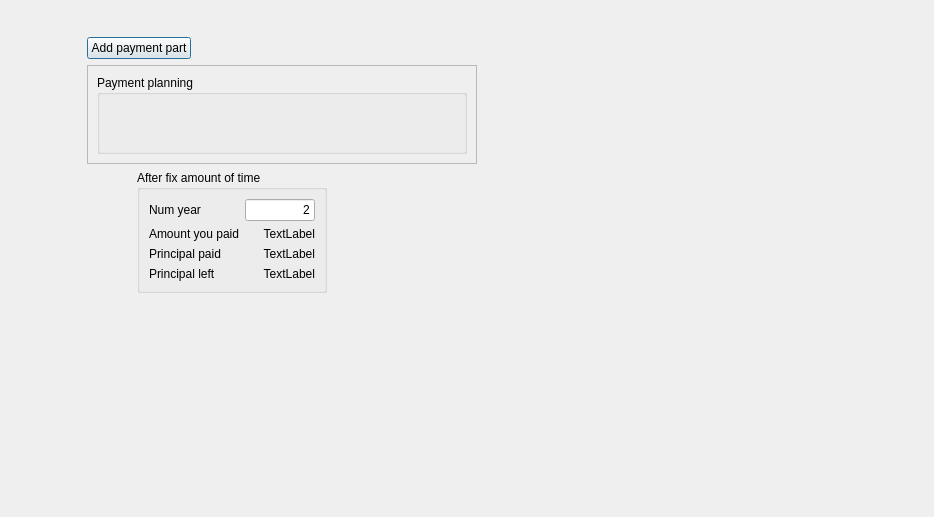
<?xml version="1.0" encoding="UTF-8"?>
<ui version="4.0">
 <class>Planner</class>
 <widget class="QDialog" name="Planner">
  <property name="geometry">
   <rect>
    <x>0</x>
    <y>0</y>
    <width>934</width>
    <height>517</height>
   </rect>
  </property>
  <property name="windowTitle">
   <string>Dialog</string>
  </property>
  <widget class="QWidget" name="verticalLayoutWidget">
   <property name="geometry">
    <rect>
     <x>80</x>
     <y>30</y>
     <width>404</width>
     <height>270</height>
    </rect>
   </property>
   <layout class="QVBoxLayout" name="mainLayout" stretch="0,0,0">
    <property name="leftMargin">
     <number>7</number>
    </property>
    <property name="topMargin">
     <number>7</number>
    </property>
    <property name="rightMargin">
     <number>7</number>
    </property>
    <property name="bottomMargin">
     <number>7</number>
    </property>
    <item>
     <layout class="QHBoxLayout" name="horizontalLayout">
      <item>
       <widget class="QPushButton" name="pushButton">
        <property name="text">
         <string>Add payment part</string>
        </property>
       </widget>
      </item>
      <item>
       <spacer name="horizontalSpacer">
        <property name="orientation">
         <enum>Qt::Horizontal</enum>
        </property>
        <property name="sizeHint" stdset="0">
         <size>
          <width>40</width>
          <height>20</height>
         </size>
        </property>
       </spacer>
      </item>
     </layout>
    </item>
    <item>
     <widget class="QScrollArea" name="scrollArea">
      <property name="widgetResizable">
       <bool>true</bool>
      </property>
      <widget class="QWidget" name="scrollAreaWidgetContents">
       <property name="geometry">
        <rect>
         <x>0</x>
         <y>0</y>
         <width>388</width>
         <height>79</height>
        </rect>
       </property>
       <layout class="QVBoxLayout" name="verticalLayout">
        <item>
         <widget class="QGroupBox" name="groupBox">
          <property name="title">
           <string>Payment planning</string>
          </property>
         </widget>
        </item>
       </layout>
      </widget>
     </widget>
    </item>
    <item>
     <layout class="QHBoxLayout" name="horizontalLayout_2" stretch="10,0,30">
      <item>
       <spacer name="horizontalSpacer_3">
        <property name="orientation">
         <enum>Qt::Horizontal</enum>
        </property>
        <property name="sizeHint" stdset="0">
         <size>
          <width>40</width>
          <height>20</height>
         </size>
        </property>
       </spacer>
      </item>
      <item>
       <widget class="QGroupBox" name="groupBox_2">
        <property name="title">
         <string>After fix amount of time</string>
        </property>
        <layout class="QGridLayout" name="gridLayout" columnstretch="0,0">
         <item row="1" column="1">
          <widget class="QLineEdit" name="afterYearEdt">
           <property name="maximumSize">
            <size>
             <width>70</width>
             <height>16777215</height>
            </size>
           </property>
           <property name="layoutDirection">
            <enum>Qt::LeftToRight</enum>
           </property>
           <property name="text">
            <string>2</string>
           </property>
           <property name="alignment">
            <set>Qt::AlignRight|Qt::AlignTrailing|Qt::AlignVCenter</set>
           </property>
          </widget>
         </item>
         <item row="4" column="0">
          <widget class="QLabel" name="label_7">
           <property name="text">
            <string>Principal left</string>
           </property>
          </widget>
         </item>
         <item row="4" column="1">
          <widget class="QLabel" name="leftLbl">
           <property name="text">
            <string>TextLabel</string>
           </property>
           <property name="alignment">
            <set>Qt::AlignRight|Qt::AlignTrailing|Qt::AlignVCenter</set>
           </property>
          </widget>
         </item>
         <item row="1" column="0">
          <widget class="QLabel" name="label_2">
           <property name="text">
            <string>Num year</string>
           </property>
          </widget>
         </item>
         <item row="2" column="1">
          <widget class="QLabel" name="futurLbl">
           <property name="text">
            <string>TextLabel</string>
           </property>
           <property name="alignment">
            <set>Qt::AlignRight|Qt::AlignTrailing|Qt::AlignVCenter</set>
           </property>
          </widget>
         </item>
         <item row="2" column="0">
          <widget class="QLabel" name="label_3">
           <property name="text">
            <string>Amount you paid</string>
           </property>
          </widget>
         </item>
         <item row="3" column="1">
          <widget class="QLabel" name="paidLbl">
           <property name="text">
            <string>TextLabel</string>
           </property>
           <property name="alignment">
            <set>Qt::AlignRight|Qt::AlignTrailing|Qt::AlignVCenter</set>
           </property>
          </widget>
         </item>
         <item row="3" column="0">
          <widget class="QLabel" name="label_5">
           <property name="text">
            <string>Principal paid</string>
           </property>
          </widget>
         </item>
        </layout>
       </widget>
      </item>
      <item>
       <spacer name="horizontalSpacer_2">
        <property name="orientation">
         <enum>Qt::Horizontal</enum>
        </property>
        <property name="sizeHint" stdset="0">
         <size>
          <width>40</width>
          <height>20</height>
         </size>
        </property>
       </spacer>
      </item>
     </layout>
    </item>
   </layout>
  </widget>
 </widget>
 <resources/>
 <connections/>
</ui>
